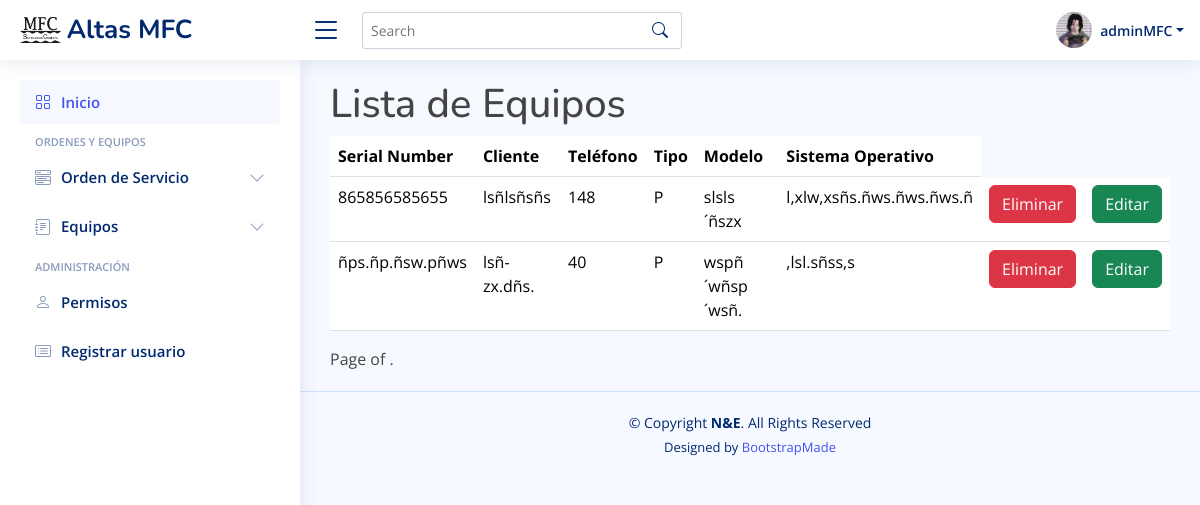
The app's page /equipos/ (signed in), older data.
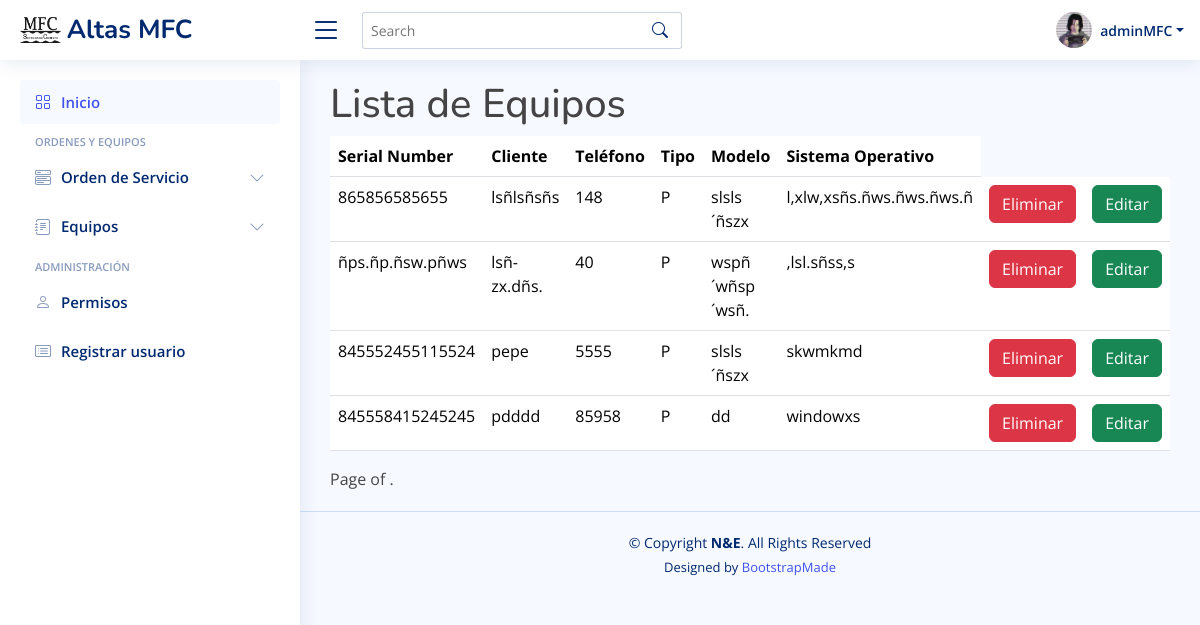
The same page, newer data.
### inicio/models.py (models this page shows, shortened)
class Equipo (models.Model):
    cliente_equipo = models.TextField(max_length=50, null=False)
    telefono_cliente = models.IntegerField(null=False)
    tipo = [
        ('E','Escritorio-CPU'),
        ('P','Portatil'),
        ('A','AIO'),
        ('I','Impresora'),
        ('M','Multifuncional'),
        ('T','Tablet')
    ]
    tipo_equipo = models.TextField(max_length=1, choices= tipo, default='P')
    marca_equipo = models.TextField(max_length=30, null=False)
    modelo_equipo = models.TextField(max_length=30, null=False)
    serial_number = models.TextField(max_length=15, null=False, blank=False,unique=True)
    accesorios_equipo = models.TextField(max_length=100,null=True)
    contraseña_equipo = models.TextField(max_length=30,null=True)
    sistema_operativo = models.TextField(max_length=30, null=False)

### inicio/views.py (the view)
# urls.py: path('equipos/', views.lista_equipos, name='Equipos'),
@login_required
def lista_equipos(request):
    context={
        'equipo': Equipo.objects.all()
    }
    return render(request, 'equipos/lista_equipos.html',context)

### inicio/templates/equipos/lista_equipos.html (shortened to what this page needs)
{% extends 'base.html' %}
{% block contenido %}
<h1>Lista de Equipos</h1>
    <table class="table">
        <thead>
            <tr>
                <th>Serial Number</th>
                <th>Cliente</th>
                <th>Teléfono</th>
                <th>Tipo</th>
                <th>Modelo</th>
                <th>Sistema Operativo</th>
            </tr>
        </thead>
        <tbody>
            {% for equipo in equipo %}
                <tr>
                    <td>{{equipo.serial_number}}</td>
                    <td>{{equipo.cliente_equipo}}</td>
                    <td>{{equipo.telefono_cliente}}</td>
                    <td>{{equipo.tipo_equipo}}</td>
                    <td>{{equipo.modelo_equipo}}</td>
                    <td>{{equipo.sistema_operativo}}</td>
                    <td><a class="btn btn-danger" href="eliminarEquipo/{{equipo.serial_number}}">Eliminar</a></td>
                    <td><a class="btn btn-success" href="editarEquipo/{{equipo.serial_number}}">Editar</a></td>
                </tr>
            {% endfor %}
        </tbody>
    </table>
    <div class="pagination">
        <span class="step-links">
            <span class="current">
                Page {{ page_obj.number }} of {{ page_obj.paginator.num_pages }}.
            </span>
        </span>
    </div>
{% endblock contenido %}

Row changes from the older to the newer data that the page shows:
added Equipo: serial_number "845552455115524", cliente_equipo "pepe", telefono_cliente "5555", tipo_equipo "P", modelo_equipo "slsls´ñszx", sistema_operativo "skwmkmd"
added Equipo: serial_number "845558415245245", cliente_equipo "pdddd", telefono_cliente "85958", tipo_equipo "P", modelo_equipo "dd", sistema_operativo "windowxs"
